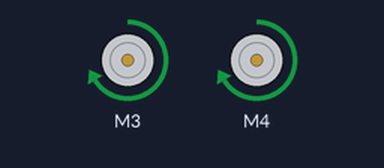
The sketch below on a simulated Arduino Uno, built with avr-gcc and run on an emulated ATmega328P. Parts: 2 × DC motor (green arrow = forward, orange = backward, longer = faster).

Above: at 0.1 s.
Timing chart, 0 to 1.6 s (numbered marks = the images above):
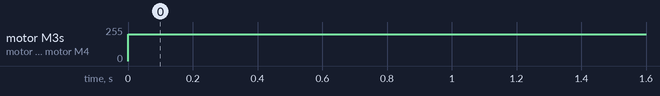

The sketch:

motor.ino
```cpp
#include <AFMotor.h>

AF_DCMotor motor1(3);
AF_DCMotor motor2(4);

void setup() {
  motor1.setSpeed(200);
  motor2.setSpeed(200);
  motor1.run(RELEASE);
  motor2.run(RELEASE);
}

void loop() {

  //초음파센서 장애물 감지;

  motor1.run(FORWARD); //전진
  motor2.run(FORWARD);
  delay(1000);
}
```

Measured:
- by itself, motor M3, motor M4: stopped → forward 200/255 at 0.00 s
